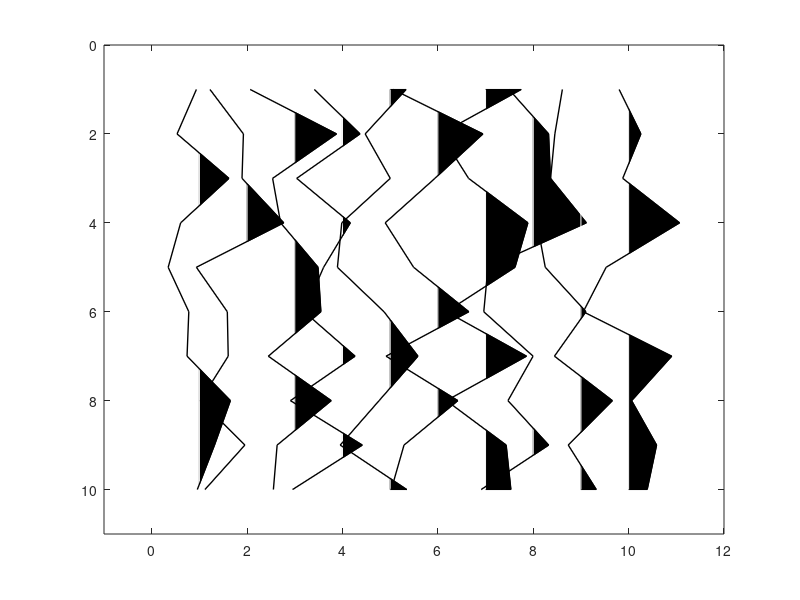

Write the MATLAB code that produced this figure.
function wigb(a,scal,x,z,amx)
%WIGB: Plot seismic data using wiggles.
%
%  WIGB(a,scal,x,z,amx) 
%
%  IN  a:     seismic data (a matrix, traces are columns)
%      scale: multiple data by scal
%      x:     horizontal axis (often offset)
%      z:     vertical axis (often time)
%
%  Note
%
%    If only 'a' is enter, 'scal,x,z,amn,amx' are set automatically; 
%    otherwise, 'scal' is a scalar; 'x, z' are vectors for annotation in 
%    offset and time, amx are the amplitude range.
%
%
%  Author(s): Xingong Li (Intseis, Integrated Seismic Solutions)
%  Copyright 1998-2003 Xingong 
%  Revision: 1.2  Date: Dec/2002 
%  

 if nargin == 0, nx=10;nz=10; a = rand(nz,nx)-0.5; end;

 [nz,nx]=size(a);

 trmx= max(abs(a));
 if (nargin <= 4); amx=mean(trmx);  end;
 if (nargin <= 2); x=[1:nx]; z=[1:nz];  end;
 if (nargin <= 1); scal =1; end;

 if nx <= 1; disp(' ERR:PlotWig: nx has to be more than 1');return;end;

 % take the average as dx

	dx1 = abs(x(2:nx)-x(1:nx-1));
 	dx = median(dx1);


 dz=z(2)-z(1);
 xmx=max(max(a)); xmn=min(min(a)); 

 if scal == 0; scal=1; end;
 a = a * dx /amx; 
 a = a * scal;

 fprintf(' PlotWig: data range [%f, %f], plotted max %f \n',xmn,xmx,amx);
 
% set display range 

 x1=min(x)-2.0*dx; x2=max(x)+2.0*dx;
 z1=min(z)-dz; z2=max(z)+dz;
 
 set(gca,'NextPlot','add','Box','on', ...
  'XLim', [x1 x2], ...
  'YDir','reverse', ...
  'YLim',[z1 z2]);

 

	fillcolor = [0 0 0];
	linecolor = [0 0 0];
	linewidth = 1.;

	z=z'; 	% input as row vector
	zstart=z(1);
	zend  =z(nz);

for i=1:nx,
   
  if trmx(i) ~= 0;    % skip the zero traces
	tr=a(:,i); 	% --- one scale for all section
  	s = sign(tr) ;
  	i1= find( s(1:nz-1) ~= s(2:nz) );	% zero crossing points
	npos = length(i1);


	%12/7/97 
	zadd = i1 + tr(i1) ./ (tr(i1) - tr(i1+1)); %locations with 0 amplitudes
	aadd = zeros(size(zadd));

	[zpos,vpos] = find(tr >0);
	[zz,iz] = sort([zpos; zadd]); 	% indices of zero point plus positives
	aa = [tr(zpos); aadd];
	aa = aa(iz);

	% be careful at the ends
		if tr(1)>0, 	a0=0; z0=1.00;
		else, 		a0=0; z0=zadd(1);
		end;
		if tr(nz)>0, 	a1=0; z1=nz; 
		else, 		a1=0; z1=max(zadd);
		end;
			
	zz = [z0; zz; z1; z0];
 	aa = [a0; aa; a1; a0];
		
	zzz = zstart + zz*dz -dz;

patch( aa+x(i) , zzz,  fillcolor);

	line( 'Color',[1 1 1],  ...
         'Xdata', x(i)+[0 0], 'Ydata',[zstart zend]); % remove zero line

%'LineWidth',linewidth, ...
%12/7/97 'Xdata', x(i)+[0 0], 'Ydata',[z0 z1]*dz);	% remove zero line

	line( 'Color',linecolor,  ...
	 'LineWidth',linewidth, ...
	 'Xdata', tr+x(i), 'Ydata',z);	% negatives line

   else % zeros trace
line( 'Color',linecolor,  ...
	 'LineWidth',linewidth, ...
         'Xdata', [x(i) x(i)], 'Ydata',[zstart zend]);
   end;
end;
